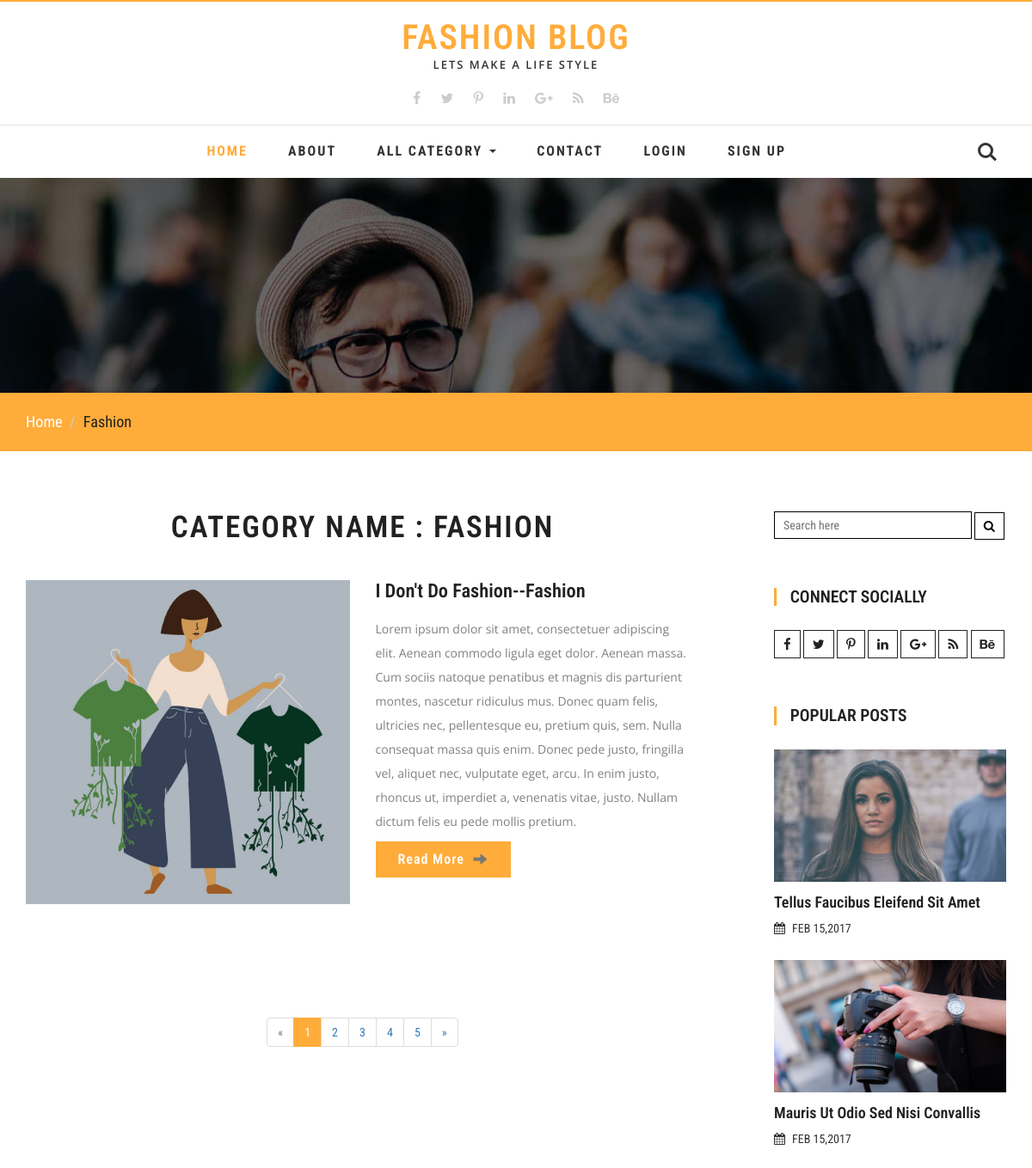
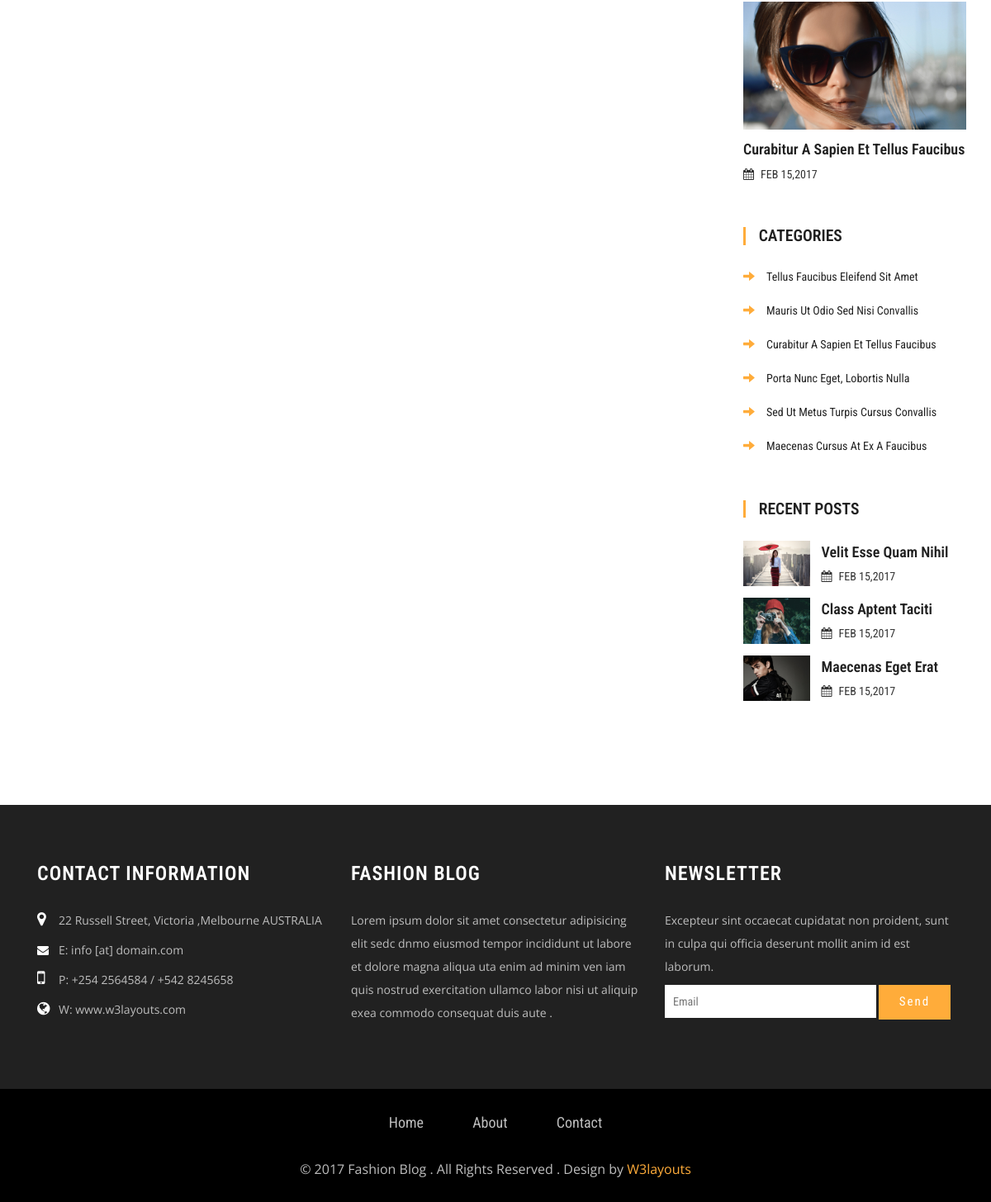
/category_detail/1, run on the app's committed database (2 pictures, top to bottom).
### Blog/models.py (models this page shows, shortened)
class Category(models.Model):
    name = models.CharField(max_length=100,null=True)

class Post(models.Model):
    cat = models.ForeignKey(Category,on_delete=models.CASCADE,null=True)
    usr = models.ForeignKey(User,on_delete=models.CASCADE,null=True)
    title = models.CharField(max_length=200,null=True)
    image = models.FileField(null=True)
    date = models.DateField(null=True)
    short_des = models.TextField(null=True)
    long_des = models.TextField(null=True)

### Blog/views.py (the view)
# urls.py: path('category_detail/<int:cid>',Category_detail,name='c_detail'),
def Category_detail(request,cid):
    catdata = Category.objects.get(id = cid)
    d = {"catdata": catdata, "allcat": All_category()}
    return render(request,'category_detail.html',d)

### Blog/views.py (called while the page is built)
def All_category():
    all_cat = Category.objects.all()
    return all_cat

### Blog/templates/category_detail.html
{% extends 'base.html' %}
	{% load static %}
{% block body %}
	<div class="agile-banner">
	</div>
	<div class="breadcrumbs">
		<div class="container">
			<ol class="breadcrumb breadcrumb1 animated wow slideInLeft" data-wow-delay=".5s">
				<li><a href="index.html">Home</a></li>
				<li class="active">Fashion</li>
			</ol>
		</div>
	</div>
	<div class="container">
		<div class="banner-btm-agile">
			<div class="col-md-9 btm-wthree-left">
			<div class="agileits_heading_section">
				<h3 class="wthree_head">Category Name : {{ catdata.name }}</h3>
				</div>
				<div class="events w3">
					<div class="events-main">
						{% for i in catdata.post_set.all %}
						<div class="events-top">
							<div class="col-md-6  w3ls fea-left">
								<div class="w3agile_special_deals_grid_left_grid">
									<a href=""><img src="{{ i.image.url }}" class="img-responsive" alt="" /></a>
								</div>
							</div>
							<div class="col-md-6 wthree fea-right">
								<h3>{{ i.title }}--{{ i.cat.name }}</h3>
								<p>{{ i.short_des }}</p>
								<a class="agileits w3layouts" href="{% url 'detail' i.id %}">Read More <span class="glyphicon agileits w3layouts glyphicon-arrow-right" aria-hidden="true"></span></a>
							</div>
							<div class="clearfix"> </div>
						</div>
						{% endfor %}
					</div>
					<nav class="events agileits">
						<ul class="pagination w3_paging">
							<li class="disabled"><a href="#" aria-label="Previous"><span aria-hidden="true">«</span></a></li>
							<li class="active"><a href="#">1 <span class="sr-only">(current)</span></a></li>
							<li><a href="#">2</a></li>
							<li><a href="#">3</a></li>
							<li><a href="#">4</a></li>
							<li><a href="#">5</a></li>
							<li>
							<a href="#" aria-label="Next">
							<span aria-hidden="true">»</span>
							</a>
							</li>
						</ul>
					</nav>
				</div>
			</div>
			<div class="col-md-3 w3agile_blog_left">
				<div class="wthreesearch">
							<form action="#" method="post">
								<input type="search" name="Search" placeholder="Search here" required="">
								<button type="submit" class="btn btn-default search" aria-label="Left Align">
									<i class="fa fa-search" aria-hidden="true"></i>
								</button>
							</form>
				</div>
				<div class="agileinfo_calender">
				<h3>CONNECT SOCIALLY</h3>
				<div class="w3ls-social-icons-1">
					<a class="facebook" href="#"><i class="fa fa-facebook"></i></a>
					<a class="twitter" href="#"><i class="fa fa-twitter"></i></a>
					<a class="pinterest" href="#"><i class="fa fa-pinterest-p"></i></a>
					<a class="linkedin" href="#"><i class="fa fa-linkedin"></i></a>
					<a class="linkedin" href="#"><i class="fa fa-google-plus"></i></a>
					<a class="linkedin" href="#"><i class="fa fa-rss"></i></a>
					<a class="linkedin" href="#"><i class="fa fa-behance"></i></a>
				</div>
				</div>
				<div class="w3ls_popular_posts">
					<h3>Popular Posts</h3>
					<div class="agileits_popular_posts_grid">
						<div class="w3agile_special_deals_grid_left_grid">
							<a href="singlepage.html"><img src="images/p1.jpg" class="img-responsive" alt="" /></a>
						</div>
						<h4><a href="singlepage.html">Tellus Faucibus Eleifend Sit Amet</a></h4>
						<h5><i class="fa fa-calendar" aria-hidden="true"></i>FEB 15,2017</h5>
					</div>
					<div class="agileits_popular_posts_grid">
						<div class="w3agile_special_deals_grid_left_grid">
								<a href="singlepage.html"><img src="images/p2.jpg" class="img-responsive" alt="" /></a>
							</div>
						<h4><a href="singlepage.html">Mauris Ut Odio Sed Nisi Convallis</a></h4>
						<h5><i class="fa fa-calendar" aria-hidden="true"></i>FEB 15,2017</h5>
					</div>
					<div class="agileits_popular_posts_grid">
						<div class="w3agile_special_deals_grid_left_grid">
								<a href="singlepage.html"><img src="images/p3.jpg" class="img-responsive" alt="" /></a>
						</div>
						<h4><a href="singlepage.html">Curabitur A Sapien Et Tellus Faucibus</a></h4>
						<h5><i class="fa fa-calendar" aria-hidden="true"></i>FEB 15,2017</h5>
					</div>
				</div>
				<div class="w3l_categories">
					<h3>Categories</h3>
					<ul>
						<li><a href="singlepage.html"><span class="glyphicon glyphicon-arrow-right" aria-hidden="true"></span>tellus faucibus eleifend sit amet</a></li>
						<li><a href="singlepage.html"><span class="glyphicon glyphicon-arrow-right" aria-hidden="true"></span>Mauris ut odio sed nisi convallis</a></li>
						<li><a href="singlepage.html"><span class="glyphicon glyphicon-arrow-right" aria-hidden="true"></span>Curabitur a sapien et tellus faucibus</a></li>
						<li><a href="singlepage.html"><span class="glyphicon glyphicon-arrow-right" aria-hidden="true"></span>porta nunc eget, lobortis nulla</a></li>
						<li><a href="singlepage.html"><span class="glyphicon glyphicon-arrow-right" aria-hidden="true"></span>Sed ut metus turpis cursus convallis</a></li>
						<li><a href="singlepage.html"><span class="glyphicon glyphicon-arrow-right" aria-hidden="true"></span>Maecenas cursus at ex a faucibus</a></li>
					</ul>
				</div>
			<div class="w3ls_recent_posts">
					<h3>Recent Posts</h3>
					<div class="agileits_recent_posts_grid">
						<div class="agileits_recent_posts_gridl">
							<div class="w3agile_special_deals_grid_left_grid">
									<a href="singlepage.html"><img src="images/r1.jpg" class="img-responsive" alt="" /></a>
								</div>
						</div>
						<div class="agileits_recent_posts_gridr">
							<h4><a href="singlepage.html">velit esse quam nihil</a></h4>
							<h5><i class="fa fa-calendar" aria-hidden="true"></i>FEB 15,2017</h5>
						</div>
						<div class="clearfix"> </div>
					</div>
					<div class="agileits_recent_posts_grid">
						<div class="agileits_recent_posts_gridl">
							<div class="w3agile_special_deals_grid_left_grid">
									<a href="singlepage.html"><img src="images/r2.jpg" class="img-responsive" alt="" /></a>
								</div>
						</div>
						<div class="agileits_recent_posts_gridr">
							<h4><a href="singlepage.html">Class aptent taciti </a></h4>
							<h5><i class="fa fa-calendar" aria-hidden="true"></i>FEB 15,2017</h5>
						</div>
						<div class="clearfix"> </div>
					</div>
					<div class="agileits_recent_posts_grid">
						<div class="agileits_recent_posts_gridl">
							<div class="w3agile_special_deals_grid_left_grid">
									<a href="singlepage.html"><img src="images/r3.jpg" class="img-responsive" alt="" /></a>
								</div>
						</div>
						<div class="agileits_recent_posts_gridr">
							<h4><a href="singlepage.html">Maecenas eget erat </a></h4>
							<h5><i class="fa fa-calendar" aria-hidden="true"></i>FEB 15,2017</h5>
						</div>
						<div class="clearfix"> </div>
					</div>
				</div>
			</div>
			<div class="clearfix"></div>
		</div>
	</div>
{% endblock %}

### data on the page
Category: name "FASHION"
Post: image (picture), title "I Don't Do Fashion", cat.name "Fashion", short_des "Lorem ipsum dolor sit amet, consectetuer adipiscing elit. Aenean commodo ligula eget dolor. Aenean massa. Cum sociis natoque penatibus et magnis dis parturient montes, nascetur ridiculus mus. Donec quam felis, ultricies nec, pellentesque eu, pretium quis, sem. Nulla consequat massa quis enim. Donec pede justo, fringilla vel, aliquet nec, vulputate eget, arcu. In enim justo, rhoncus ut, imperdiet a, venenatis vitae, justo. Nullam dictum felis eu pede mollis pretium."
